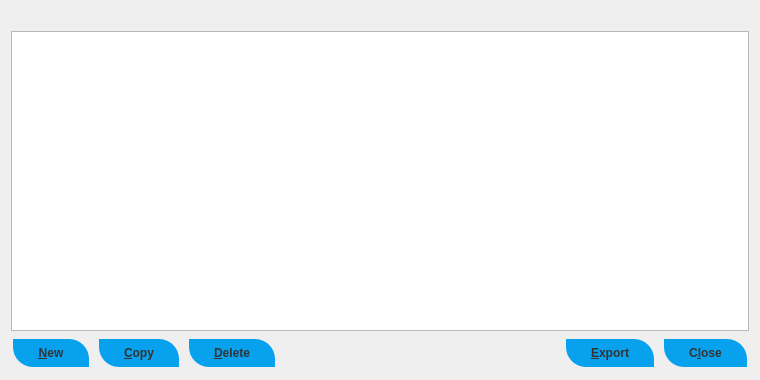
<?xml version="1.0" encoding="UTF-8"?>
<ui version="4.0">
 <class>AddressBookPage</class>
 <widget class="QWidget" name="AddressBookPage">
  <property name="geometry">
   <rect>
    <x>0</x>
    <y>0</y>
    <width>760</width>
    <height>380</height>
   </rect>
  </property>
  <layout class="QVBoxLayout" name="verticalLayout">
   <item>
    <widget class="QLabel" name="labelExplanation">
     <property name="textFormat">
      <enum>Qt::PlainText</enum>
     </property>
     <property name="wordWrap">
      <bool>true</bool>
     </property>
    </widget>
   </item>
   <item>
    <widget class="QTableView" name="tableView">
     <property name="palette">
      <palette>
       <active>
        <colorrole role="Text">
         <brush brushstyle="SolidPattern">
          <color alpha="255">
           <red>51</red>
           <green>51</green>
           <blue>51</blue>
          </color>
         </brush>
        </colorrole>
       </active>
       <inactive>
        <colorrole role="Text">
         <brush brushstyle="SolidPattern">
          <color alpha="255">
           <red>51</red>
           <green>51</green>
           <blue>51</blue>
          </color>
         </brush>
        </colorrole>
       </inactive>
       <disabled>
        <colorrole role="Text">
         <brush brushstyle="SolidPattern">
          <color alpha="255">
           <red>85</red>
           <green>85</green>
           <blue>85</blue>
          </color>
         </brush>
        </colorrole>
       </disabled>
      </palette>
     </property>
     <property name="contextMenuPolicy">
      <enum>Qt::CustomContextMenu</enum>
     </property>
     <property name="toolTip">
      <string>Right-click to edit address or label</string>
     </property>
     <property name="tabKeyNavigation">
      <bool>false</bool>
     </property>
     <property name="alternatingRowColors">
      <bool>true</bool>
     </property>
     <property name="selectionMode">
      <enum>QAbstractItemView::SingleSelection</enum>
     </property>
     <property name="selectionBehavior">
      <enum>QAbstractItemView::SelectRows</enum>
     </property>
     <property name="sortingEnabled">
      <bool>true</bool>
     </property>
     <attribute name="verticalHeaderVisible">
      <bool>false</bool>
     </attribute>
    </widget>
   </item>
   <item>
    <layout class="QHBoxLayout" name="horizontalLayout">
     <item>
      <widget class="QPushButton" name="newAddress">
       <property name="toolTip">
        <string>Create a new address</string>
       </property>
       <property name="styleSheet">
        <string notr="true"> .QPushButton {
  background-color: #07a1ee;
	border: 0;
	color:#333;
	font-size:12px;
	font-weight:bold;
	padding-left:25px;
	padding-right:25px;
	padding-top:1px;
	padding-bottom:1px;
	height: 26px;
	margin: 2px;
	border-top-right-radius: 20px;
	border-bottom-left-radius: 20px;
}


 .QPushButton:hover {
background-color: #078bbc;
}

 .QPushButton:pressed{
background-color: #094ed9;
	border:1px solid #333333;
}
</string>
       </property>
       <property name="text">
        <string>&amp;New</string>
       </property>
       <property name="icon">
        <iconset resource="../vulcoin.qrc">
         <normaloff>:/icons/add</normaloff>:/icons/add</iconset>
       </property>
       <property name="autoDefault">
        <bool>false</bool>
       </property>
      </widget>
     </item>
     <item>
      <widget class="QPushButton" name="copyAddress">
       <property name="toolTip">
        <string>Copy the currently selected address to the system clipboard</string>
       </property>
       <property name="styleSheet">
        <string notr="true"> .QPushButton {
  background-color: #07a1ee;
	border: 0;
	color:#333;
	font-size:12px;
	font-weight:bold;
	padding-left:25px;
	padding-right:25px;
	padding-top:1px;
	padding-bottom:1px;
	height: 26px;
	margin: 2px;
	border-top-right-radius: 20px;
	border-bottom-left-radius: 20px;
}


 .QPushButton:hover {
background-color: #078bbc;
}

 .QPushButton:pressed{
background-color: #094ed9;
	border:1px solid #333333;
}
</string>
       </property>
       <property name="text">
        <string>&amp;Copy</string>
       </property>
       <property name="icon">
        <iconset resource="../vulcoin.qrc">
         <normaloff>:/icons/editcopy</normaloff>:/icons/editcopy</iconset>
       </property>
       <property name="autoDefault">
        <bool>false</bool>
       </property>
      </widget>
     </item>
     <item>
      <widget class="QPushButton" name="deleteAddress">
       <property name="toolTip">
        <string>Delete the currently selected address from the list</string>
       </property>
       <property name="styleSheet">
        <string notr="true"> .QPushButton {
  background-color: #07a1ee;
	border: 0;
	color:#333;
	font-size:12px;
	font-weight:bold;
	padding-left:25px;
	padding-right:25px;
	padding-top:1px;
	padding-bottom:1px;
	height: 26px;
	margin: 2px;
	border-top-right-radius: 20px;
	border-bottom-left-radius: 20px;
}


 .QPushButton:hover {
background-color: #078bbc;
}

 .QPushButton:pressed{
background-color: #094ed9;
	border:1px solid #333333;
}
</string>
       </property>
       <property name="text">
        <string>&amp;Delete</string>
       </property>
       <property name="icon">
        <iconset resource="../vulcoin.qrc">
         <normaloff>:/icons/remove</normaloff>:/icons/remove</iconset>
       </property>
       <property name="autoDefault">
        <bool>false</bool>
       </property>
      </widget>
     </item>
     <item>
      <spacer name="horizontalSpacer">
       <property name="orientation">
        <enum>Qt::Horizontal</enum>
       </property>
       <property name="sizeHint" stdset="0">
        <size>
         <width>40</width>
         <height>20</height>
        </size>
       </property>
      </spacer>
     </item>
     <item>
      <widget class="QPushButton" name="exportButton">
       <property name="toolTip">
        <string>Export the data in the current tab to a file</string>
       </property>
       <property name="styleSheet">
        <string notr="true"> .QPushButton {
  background-color: #07a1ee;
	border: 0;
	color:#333;
	font-size:12px;
	font-weight:bold;
	padding-left:25px;
	padding-right:25px;
	padding-top:1px;
	padding-bottom:1px;
	height: 26px;
	margin: 2px;
	border-top-right-radius: 20px;
	border-bottom-left-radius: 20px;
}


 .QPushButton:hover {
background-color: #078bbc;
}

 .QPushButton:pressed{
background-color: #094ed9;
	border:1px solid #333333;
}
</string>
       </property>
       <property name="text">
        <string>&amp;Export</string>
       </property>
       <property name="icon">
        <iconset resource="../vulcoin.qrc">
         <normaloff>:/icons/export</normaloff>:/icons/export</iconset>
       </property>
       <property name="autoDefault">
        <bool>false</bool>
       </property>
      </widget>
     </item>
     <item>
      <widget class="QPushButton" name="closeButton">
       <property name="sizePolicy">
        <sizepolicy hsizetype="Minimum" vsizetype="Minimum">
         <horstretch>0</horstretch>
         <verstretch>0</verstretch>
        </sizepolicy>
       </property>
       <property name="styleSheet">
        <string notr="true"> .QPushButton {
  background-color: #07a1ee;
	border: 0;
	color:#333;
	font-size:12px;
	font-weight:bold;
	padding-left:25px;
	padding-right:25px;
	padding-top:1px;
	padding-bottom:1px;
	height: 26px;
	margin: 2px;
	border-top-right-radius: 20px;
	border-bottom-left-radius: 20px;
}


 .QPushButton:hover {
background-color: #078bbc;
}

 .QPushButton:pressed{
background-color: #094ed9;
	border:1px solid #333333;
}
</string>
       </property>
       <property name="text">
        <string>C&amp;lose</string>
       </property>
       <property name="autoDefault">
        <bool>false</bool>
       </property>
      </widget>
     </item>
    </layout>
   </item>
  </layout>
 </widget>
 <resources>
  <include location="../vulcoin.qrc"/>
 </resources>
 <connections/>
</ui>
